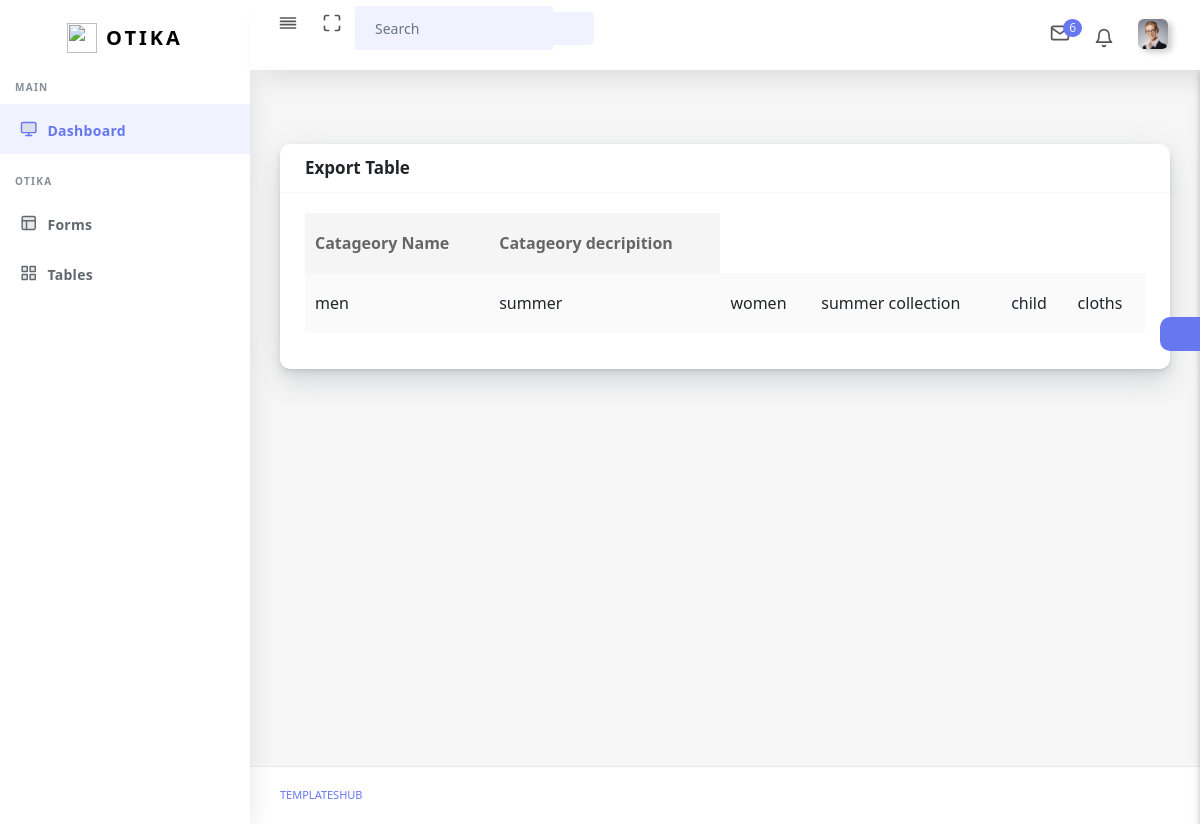
Screenshot of /view_catageory.php with the database file from the repository.
### tables this page shows
CREATE TABLE `catagory` (
  `c_id` int(20) NOT NULL,
  `c_name` varchar(30) NOT NULL,
  `c_dec` varchar(50) NOT NULL
);

### view_catageory.php (the view, shortened to what this page needs)
<?php
include('./includes/conn.php');
?>
<!DOCTYPE html>
<html lang="en">
<?php include("./includes/head.php");?>
<body>
  <div id="app">
    <div class="main-wrapper main-wrapper-1">
    <?php include("./includes/nav.php");?>
      <?php include("./includes/sidebar.php");?>
      <div class="main-content">
        <section class="section">
          <div class="section-body">
            <div class="row">
              <div class="col-12">
                <div class="card">
                  <div class="card-header">
                    <h4>Export Table</h4>
                  </div>
                  <div class="card-body">
                    <div class="table-responsive">
                      <table class="table table-striped table-hover" id="tableExport" style="width:100%;">
                        <thead>
                          <tr>
                            <th>Catageory Name</th>
                            <th>Catageory decripition</th>
                          </tr>
                        </thead>
                        <tbody>
                        <?php
                            $view_c="SELECT * FROM catagory";
                            $view_r=mysqli_query($conn,$view_c);
                            while ($fet=mysqli_fetch_array($view_r)) {
                                ?>
                                <td><?php echo $fet['c_name'];?></td>
                                <td><?php echo $fet['c_dec'];?></td>
                                <?php
                            }
                        ?>
                        </tbody>
                      </table>
                    </div>
                  </div>
                </div>
              </div>
            </div>
          </div>
        </section>
        <div class="settingSidebar">
          <a href="javascript:void(0)" class="settingPanelToggle"> <i class="fa fa-spin fa-cog"></i>
          </a>
        </div>
      </div>
      <footer class="main-footer">
        <div class="footer-left">
          <a href="templateshub.net">Templateshub</a></a>
        </div>
      </footer>
    </div>
  </div>
</body>
</html>

### rows the page displays
catagory: c_name "men", c_dec "summer"
catagory: c_name "women", c_dec "summer collection"
catagory: c_name "child", c_dec "cloths"
